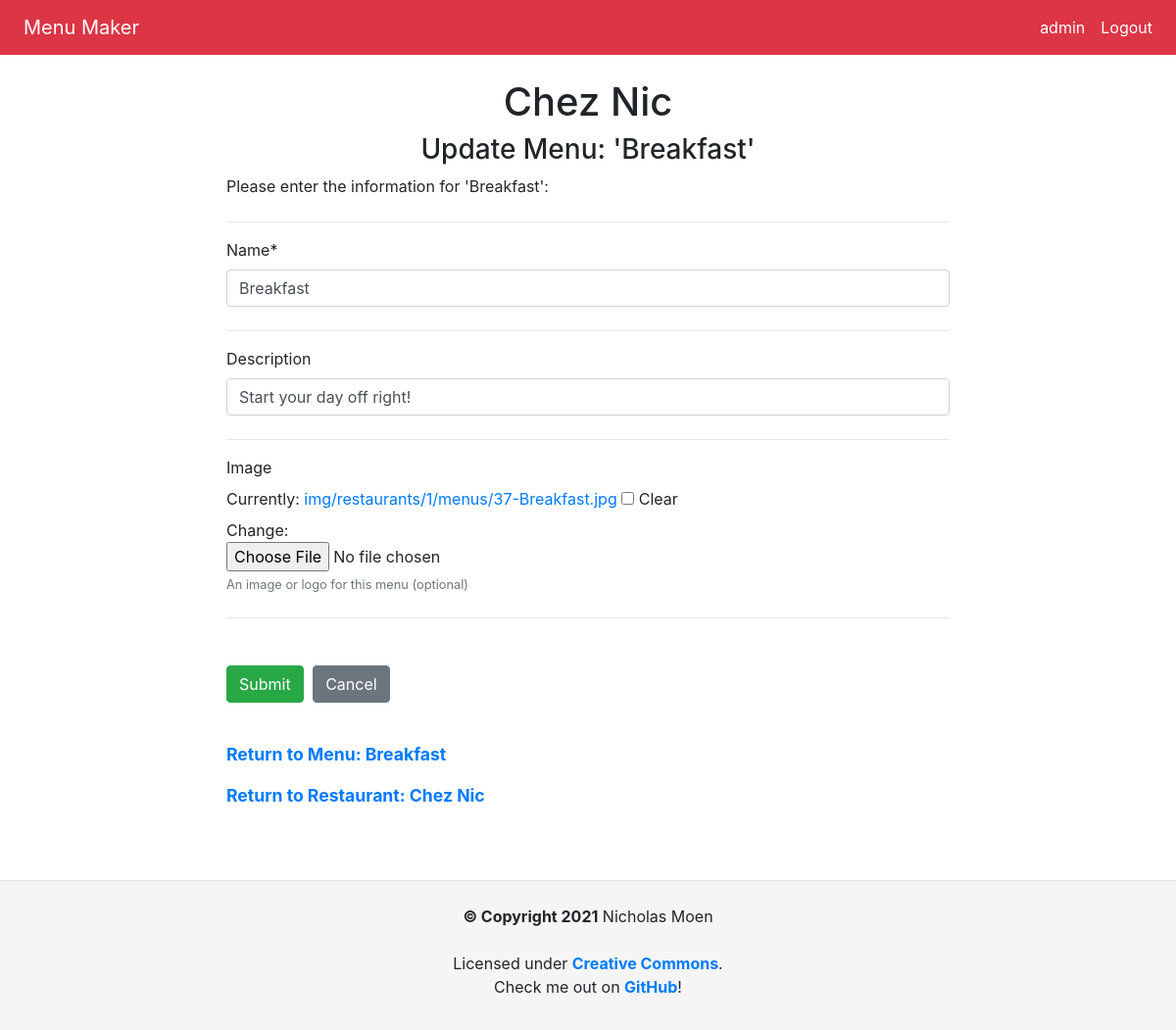
/restaurants/chez-nic/menus/breakfast/edit/ (signed in), run on the app's committed database.
### restaurants/models.py (models this page shows, shortened)
class Restaurant(models.Model):
    name = models.CharField(max_length=128, default=None, blank=False)
    slug = models.SlugField(max_length=128, unique=True)
    admin_users = models.ManyToManyField(settings.AUTH_USER_MODEL)
    image = models.ImageField(
        upload_to=upload_to, blank=True, null=True,
        help_text="An image or logo for your restaurant (optional)")
    class Meta:
        ordering = ['name']

### menus/models.py (models this page shows, shortened)
class Menu(models.Model):
    THEME_CHOICES = [
        ('default', "Default"),
        ('secondary', "Secondary")]
    restaurant = models.ForeignKey(
        'restaurants.Restaurant',
        on_delete=models.CASCADE)
    name = models.CharField(max_length=128, default=None, blank=False)
    slug = models.SlugField(max_length=128)
    image = models.ImageField(
        help_text="An image or logo for this menu (optional)",
        upload_to=menu_upload_to, blank=True, null=True)
    description = models.CharField(max_length=256, blank=True, null=True)
    theme = models.CharField(
        max_length=32,
        choices=THEME_CHOICES,
        default='default')
    class Meta:
        ordering = ['name']

### menus/views.py (the view)
class MenuUpdateView(
        UserHasRestaurantPermissionsMixin, SuccessMessageMixin, UpdateView):
    model = Menu
    form_class = MenuForm
    success_message = "Menu Successfully Updated: %(name)s"
    def get_context_data(self, **kwargs):
        context = super().get_context_data(**kwargs)
        context.update({'action_verb': 'Update',
                        'restaurant': self.get_object().restaurant,
                        'menu': self.get_object()})
        return context
    def get_initial(self):
        return {'restaurant': self.get_object().restaurant,
                'name': self.get_object().name}
    def get_object(self):
        return get_object_or_404(
            Menu,
            restaurant__slug=self.kwargs['restaurant_slug'],
            slug=self.kwargs['menu_slug'])

### menus/forms.py
class MenuForm(ModelForm):
    class Meta:
        model = Menu
        fields = ['restaurant', 'name', 'description', 'image']
        widgets = {'restaurant': forms.HiddenInput()}

### menus_project/context_processors.py (called while the page is built)
def project_name(request):
    return {'PROJECT_NAME': PROJECT_NAME}

### menus/templates/menus/menu_form.html (shortened to what this page needs)
{% extends 'base.html' %}
{% block body_title %}{{ restaurant.name }}{% endblock %}
{% block body_subheading %}{{ action_verb }} Menu{% if menu %}: '{{ menu.name }}'{% endif %}{% endblock %}
{% block content %}
<p>Please enter the information for {% if menu %}'{{ menu.name }}'{% else %}your menu{% endif %}:</p>
{% with form_contains_image=True %}
  {% include 'base_form.html' %}
{% endwith %}
<div id="bottom-links">
  {% if object %}
  <p><a href="{% url 'menus:menu_detail' restaurant_slug=object.restaurant.slug menu_slug=object.slug %}">Return to Menu: {{ object.name }}</a></p>
  {% endif %}
  <p><a href="{% url 'restaurants:restaurant_detail' restaurant_slug=restaurant.slug %}">Return to Restaurant: {{ restaurant.name }}</a></p>
</div>
{% endblock content %}

### templates/base.html (shortened to what this page needs)
{% load static %}<!DOCTYPE html>
<html lang="en-us">
	<head>
    <link rel="stylesheet" href="https://cdn.jsdelivr.net/npm/bootstrap@4.5.3/dist/css/bootstrap.min.css">
    <link rel="stylesheet" href="{% static 'css/base.css' %}">
  </head>
  <body>
    <div class="page-container">
      <nav class="navbar navbar-expand-sm navbar-dark project-theme">
        <a class="navbar-brand ml-2" href="{% url 'root' %}">{{ PROJECT_NAME }}</a>
        <div class="collapse navbar-collapse" id="navbarSupportedContent">
          <ul class="navbar-nav ml-auto text-center">
    {% if user.is_authenticated %}
            <li class="nav-item active">
              <a class="nav-link" style="font-weight: normal;" title="View your user profile" href="{% url 'users:user_detail' %}">{{ user.username }}</a>
            </li>
            <li class="nav-item active">
              <a class="nav-link" style="font-weight: normal;" href="{% url 'users:logout' %}{% if request.path != '/' %}?next={{ request.path }}{% endif %}">Logout</a>
            </li>
    {% endif %}
          </ul>
        </div>
      </nav>
      <main id="content" class="container">
      {% block body_title_wrapper %}
        <h1 id="body-title" class="{% if body_title_tags %}{{ body_title_tags }}{% else %}text-center{% endif %}">
        {% block body_title %}{% endblock body_title %}
        </h1>
      {% endblock body_title_wrapper %}
      {% block body_subheading_wrapper %}
        <h3 id="body-subheading" class="{% if body_subheading_tags %}{{ body_subheading_tags }}{% else %}text-center{% endif %}">
        {% block body_subheading %}{% endblock body_subheading %}
        </h3>
      {% endblock body_subheading_wrapper %}
    {% block content %}{% endblock content %}
      </main>
    {% block footer %}{% include 'footer.html' %}{% endblock footer %}
    </div>
  </body>
</html>

### templates/base_form.html (shortened to what this page needs)
{% load crispy_forms_tags %}
<form class="form" method="post"{% if form_contains_image %} enctype="multipart/form-data"{% endif %}>
  {% for field in form %}
  <div class="fieldWrapper mt-2 mb-4">
    <p>{{ field|as_crispy_field }}</p>
  </div>
  <hr>
  {% endfor %}
  <div class="form-buttons mt-5">
    <span><button class="btn btn-{% if submit_button_style %}{{ submit_button_style }}{% else %}success{% endif %} form-submit-button" type="submit">{% if submit_text %}{{ submit_text }}{% else %}Submit{% endif %}</button>
{% if cancel_url %}
    <a class="btn btn-secondary" href="{{ cancel_url }}">
      Cancel
    </a></span>
{% else %}
    <a class="btn btn-secondary" type="button" onclick="history.go(-1);">
      {% if cancel_text %}{{ cancel_text }}{% else %}Cancel{% endif %}
    </a></span>
{% endif %}
  </div>
</form>

### static/css/base.css (style rules this page uses)
.page-container { display: flex; flex-direction: column; min-height: 100vh; }
#content { flex-grow: 1; margin-top: 1.5rem; max-width: 768px; }
#bottom-links { margin: 2.5rem auto; font-weight: bold; font-size: 1.1rem; }
.project-theme { background-color: #DC3545; }
.form { margin-top: 1.5rem; }
.form-buttons { margin-top: 1.5rem; margin-bottom: 2rem; }
.form-submit-button { margin-right: 5px; }

### data on the page
Restaurant: name "Chez Nic"
Menu: name "Breakfast", form "Breakfast" "Start your day off right!"

### other printed values
{{ PROJECT_NAME }} "Menu Maker"
{{ user.username }} "admin"
{{ action_verb }} "Update"
